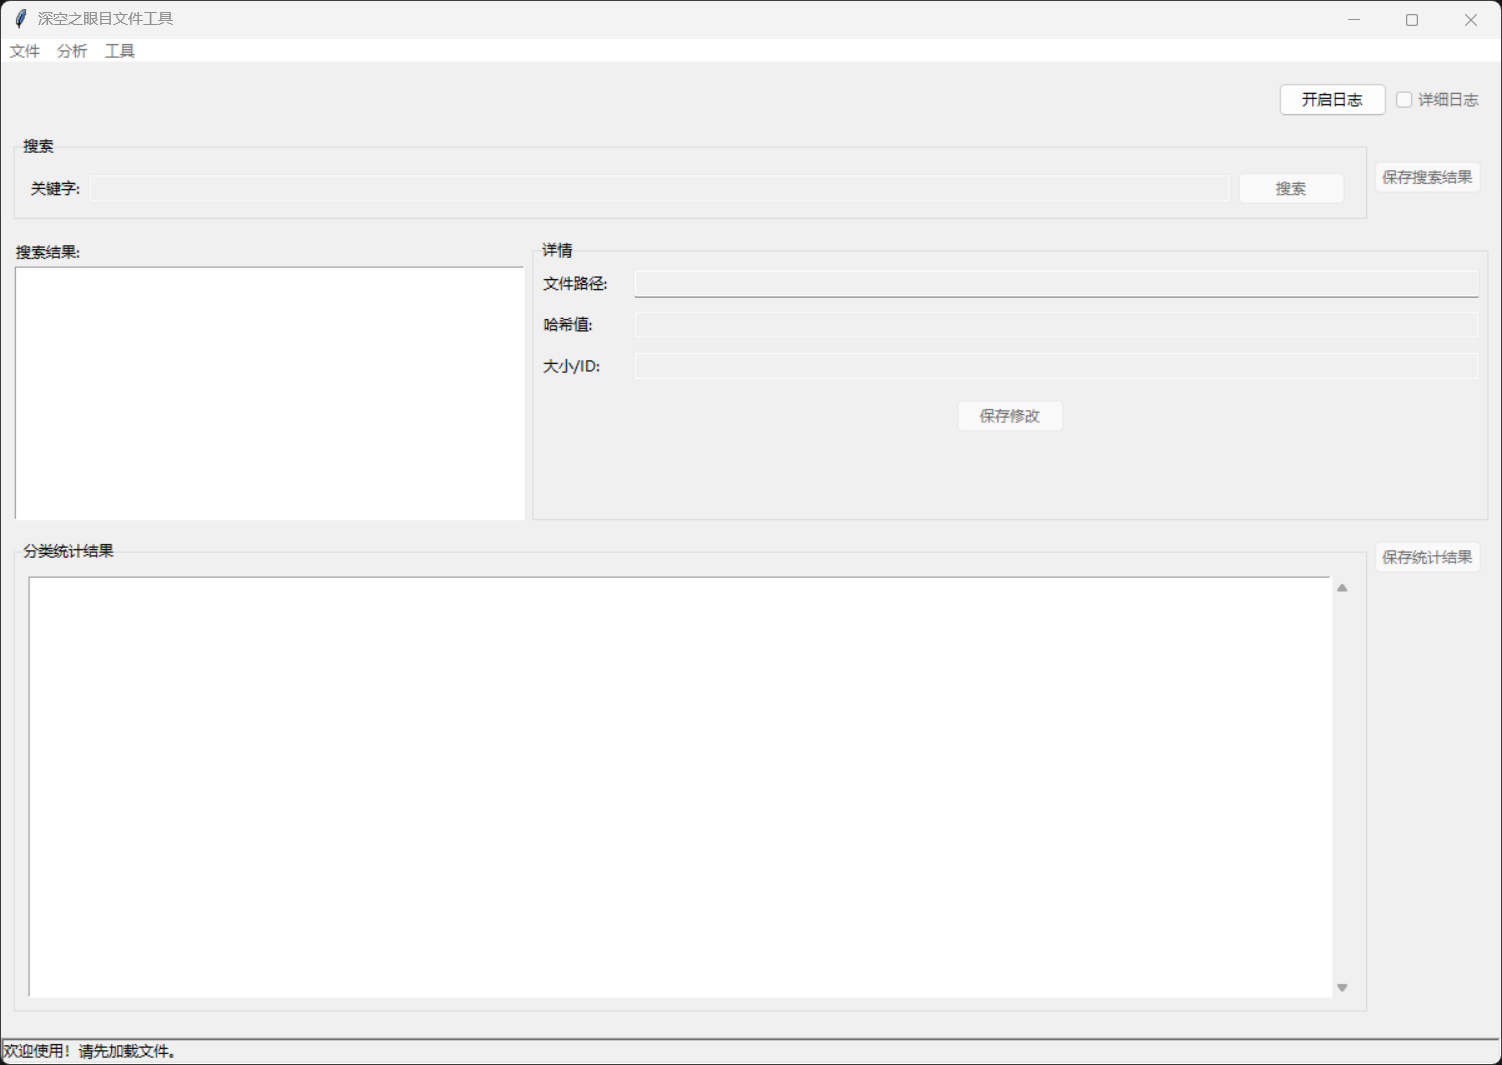

The script that saved this image:
# Copyright (C) 2025
#
# This program is free software: you can redistribute it and/or modify
# it under the terms of the GNU General Public License as published by
# the Free Software Foundation, either version 3 of the License, or
# (at your option) any later version.
#
# This program is distributed in the hope that it will be useful,
# but WITHOUT ANY WARRANTY; without even the implied warranty of
# MERCHANTABILITY or FITNESS FOR A PARTICULAR PURPOSE. See the
# GNU General Public License for more details.
#
# You should have received a copy of the GNU General Public License
# along with this program. If not, see <https://www.gnu.org/licenses/>.


import tkinter as tk
from tkinter import ttk, messagebox, scrolledtext, Toplevel, filedialog, Menu
import json
import dbm
import os
import csv
import shutil
from collections import Counter
from datetime import datetime
import traceback
from pathlib import Path
import threading
import queue
import tempfile

#matplotlib
try:
    import matplotlib.pyplot as plt
    from matplotlib.backends.backend_tkagg import FigureCanvasTkAgg
    MATPLOTLIB_AVAILABLE = True
    plt.rcParams['font.sans-serif'] = ['SimHei', 'Microsoft YaHei']
    plt.rcParams['axes.unicode_minus'] = False
except ImportError:
    MATPLOTLIB_AVAILABLE = False


'''
ljd：https://github.com/AzurLaneTools/ljd/blob/main/setup.py
碧蓝大眼一家亲（bushi）
'''

try:
    from ljd.tools import set_luajit_version, process_folder
    LJD_AVAILABLE = True
except ImportError:
    LJD_AVAILABLE = False

class ProgressWindow(Toplevel):
    #进度条
    def __init__(self, parent, title="加载中"):
        super().__init__(parent)
        self.title(title)
        self.geometry("350x120")
        self.resizable(False, False)
        self.transient(parent)
        self.grab_set()
        self.protocol("WM_DELETE_WINDOW", lambda: None)  # 防误触

        main_frame = ttk.Frame(self, padding=15)
        main_frame.pack(fill='both', expand=True)

        ttk.Label(main_frame, text=title + "，请稍候。").pack(pady=5)
        
        # 模糊进度条
        self.progress = ttk.Progressbar(main_frame, mode='indeterminate', length=300)
        self.progress.pack(pady=10)
        self.progress.start(15)  # 速度

        parent.update_idletasks()
        # 将窗口居中于父窗口
        x = parent.winfo_x() + (parent.winfo_width() / 2) - (self.winfo_width() / 2)
        y = parent.winfo_y() + (parent.winfo_height() / 2) - (self.winfo_height() / 2)
        self.geometry(f"+{int(x)}+{int(y)}")

    def close(self):
        self.grab_release()
        self.destroy()

class CheckbuttonList(tk.Frame):
    def __init__(self, parent, items, **kwargs):
        super().__init__(parent, **kwargs)
        self.vars = []
        control_frame = ttk.Frame(self)
        control_frame.pack(fill='x', pady=2)
        ttk.Button(control_frame, text="全选", command=self.select_all).pack(side='left', padx=5)
        ttk.Button(control_frame, text="全不选", command=self.deselect_all).pack(side='left')
        list_container = ttk.Frame(self)
        list_container.pack(fill='both', expand=True)
        canvas = tk.Canvas(list_container)
        scrollbar = ttk.Scrollbar(list_container, orient="vertical", command=canvas.yview)
        self.scrollable_frame = ttk.Frame(canvas)
        self.scrollable_frame.bind("<Configure>", lambda e: canvas.configure(scrollregion=canvas.bbox("all")))
        canvas.create_window((0, 0), window=self.scrollable_frame, anchor="nw")
        canvas.configure(yscrollcommand=scrollbar.set)
        for item_text, item_value in items:
            var = tk.BooleanVar(value=False)
            self.vars.append(((item_text, item_value), var))
            key_display_text = f"{item_text} ({item_value})"
            ttk.Checkbutton(self.scrollable_frame, text=key_display_text, variable=var).pack(anchor="w", padx=5)
        canvas.pack(side="left", fill="both", expand=True)
        scrollbar.pack(side="right", fill="y")
    def select_all(self):
        for _, var in self.vars:
            var.set(True)
    def deselect_all(self):
        for _, var in self.vars:
            var.set(False)
    def get_checked_items(self):
        return [item_tuple for item_tuple, var in self.vars if var.get()]

class PlottingWindow(Toplevel):
    def __init__(self, parent, analysis_data):
        super().__init__(parent)
        self.title("图表分析（没啥用）")
        self.geometry("1000x700")
        if not MATPLOTLIB_AVAILABLE:
            messagebox.showerror("依赖缺失", "Matplotlib库未安装，无法使用此功能。")
            self.destroy()
            return
        main_pane = ttk.PanedWindow(self, orient=tk.HORIZONTAL)
        main_pane.pack(fill=tk.BOTH, expand=True)
        left_frame = ttk.Frame(main_pane, padding=5)
        ttk.Label(left_frame, text="勾选要分析的类别:").pack(anchor='w', pady=(0, 5))
        self.check_list = CheckbuttonList(left_frame, analysis_data.most_common())
        self.check_list.pack(fill=tk.BOTH, expand=True)
        main_pane.add(left_frame, weight=1)
        right_frame = ttk.Frame(main_pane)
        control_frame = ttk.Frame(right_frame, padding=5)
        control_frame.pack(fill=tk.X)
        ttk.Label(control_frame, text="图表类型:").pack(side=tk.LEFT, padx=5)
        self.plot_type_var = tk.StringVar(value="hbar")
        plot_types = [("饼状图", "pie"), ("垂直条形图", "bar"), ("水平条形图", "hbar"), ("折线图", "line")]
        for text, value in plot_types:
            ttk.Radiobutton(control_frame, text=text, variable=self.plot_type_var, value=value).pack(side=tk.LEFT)
        ttk.Button(control_frame, text="生成图表", command=self.create_plot).pack(side=tk.LEFT, padx=10)
        ttk.Button(control_frame, text="保存图表", command=self.save_chart).pack(side=tk.LEFT, padx=5)
        self.figure = plt.figure()
        self.canvas = FigureCanvasTkAgg(self.figure, master=right_frame)
        self.canvas.get_tk_widget().pack(fill=tk.BOTH, expand=True)
        main_pane.add(right_frame, weight=3)

    def create_plot(self):
        checked_data = self.check_list.get_checked_items()
        if not checked_data:
            messagebox.showwarning("提示", "请至少勾选一个项目。")
            return

        if len(checked_data) > 9:
            top_items = checked_data[:9]
            other_value = sum(item[1] for item in checked_data[9:])
            processed_data = top_items + [("其他", other_value)]
        else:
            processed_data = checked_data

        labels, sizes = [list(t) for t in zip(*processed_data)]
        self.figure.clear()
        ax = self.figure.add_subplot(111)
        plot_type = self.plot_type_var.get()
        if plot_type == "pie":
            ax.pie(sizes, labels=labels, autopct='%1.1f%%', startangle=90, textprops={'fontsize': 9})
            ax.axis('equal')
            ax.set_title("所选类别占比")
        else:
            if plot_type == "bar":
                ax.bar(labels, sizes)
                plt.setp(ax.get_xticklabels(), rotation=45, ha="right")
            elif plot_type == "hbar":
                y_pos = range(len(labels))
                ax.barh(y_pos, sizes)
                ax.set_yticks(y_pos, labels=labels)
                ax.invert_yaxis()
                for i, v in enumerate(sizes):
                    ax.text(v, i, f' {v}', va='center')
            elif plot_type == "line":
                ax.plot(labels, sizes, marker='o')
                plt.setp(ax.get_xticklabels(), rotation=45, ha="right")
            ax.set_ylabel('数量' if plot_type != 'hbar' else '')
            ax.set_xlabel('数量' if plot_type == 'hbar' else '')
            ax.set_title('所选类别数量')
        self.figure.tight_layout()
        self.canvas.draw()

    def save_chart(self):
        if not self.figure.get_axes():
            messagebox.showwarning("提示", "请先生成图表。")
            return
        file_path = filedialog.asksaveasfilename(title="保存图表", defaultextension=".png",
            filetypes=[("PNG", "*.png"), ("JPEG", "*.jpg"), ("SVG", "*.svg"), ("All Files", "*.*")])
        if file_path:
            try:
                self.figure.savefig(file_path, bbox_inches='tight')
                messagebox.showinfo("成功", f"图表已保存至:\n{file_path}")
            except Exception as e:
                messagebox.showerror("保存失败", f"无法保存图表:\n{e}")

class CompareDBWindow(Toplevel):
    def __init__(self, parent, controller):
        super().__init__(parent)
        self.title("对已有比数据库")
        self.geometry("800x600")
        self.controller = controller
        self.other_db_path = tk.StringVar()
        self.compare_mode_var = tk.StringVar(value="added")
        self.compare_results = None
        self.current_mode = None

        main_frame = ttk.Frame(self, padding=10)
        main_frame.pack(fill='both', expand=True)

        # 选择数据控件
        top_frame = ttk.Frame(main_frame)
        top_frame.pack(fill='x', pady=5)
        # 写完后才发现好像反了
        self.select_button = ttk.Button(top_frame, text="选择对比库 (新版)", command=self._select_db)
        self.select_button.pack(side='left', padx=5)
        ttk.Entry(top_frame, textvariable=self.other_db_path, state='readonly').pack(side='left', fill='x', expand=True)
        action_frame = ttk.Frame(main_frame)
        action_frame.pack(fill='x', pady=5)
        #模式选择
        mode_frame = ttk.LabelFrame(action_frame, text="对比模式 (当前加载的库为“旧版”)")
        mode_frame.pack(side='left', padx=5, pady=5)
        
        modes = [
            ("新版新增 (新版有, 旧版无)", "added"),
            ("旧版移除 (旧版有, 新版无)", "removed"),
            ("哈希变更 (双版皆有, 内容不同)", "changed")
        ]
        for text, mode in modes:
            ttk.Radiobutton(mode_frame, text=text, variable=self.compare_mode_var, value=mode).pack(anchor='w', padx=5, pady=1)

        self.compare_button = ttk.Button(action_frame, text="开始对比", command=self._start_compare_task, state='disabled')
        self.compare_button.pack(side='left', padx=10, expand=True, fill='y')
        self.results_frame = ttk.LabelFrame(main_frame, text="对比结果")
        self.results_frame.pack(fill='both', expand=True, pady=10)
        
        self.results_text = scrolledtext.ScrolledText(self.results_frame, wrap=tk.WORD, state='disabled')
        self.results_text.pack(fill='both', expand=True, padx=2, pady=2)
        
        #保存
        self.save_button = ttk.Button(main_frame, text="保存对比结果", command=self._save_results, state='disabled')
        self.save_button.pack(pady=5)

    def _select_db(self):
        db_path = filedialog.askopenfilename(
            title="选择要对比的数据库文件 (新版)", 
            filetypes=[("DBM Database", "*.dbm;*.db"), ("All Files", "*.*")]
        )
        if db_path:
            self.other_db_path.set(db_path)
            self.compare_button.config(state='normal')

    def _start_compare_task(self):
        # 当前加载->旧版
        main_db_path = self.controller.db_file_path 
        other_db_path = self.other_db_path.get()
        
        if not main_db_path or not other_db_path:
            messagebox.showerror("错误", "请选择数据库")
            return
        if os.path.abspath(main_db_path) == os.path.abspath(other_db_path):
            messagebox.showerror("错误", "不能和自己比。")
            return

        selected_mode = self.compare_mode_var.get()
        self.current_mode = selected_mode

        # 防误触
        self.compare_button.config(state='disabled')
        self.select_button.config(state='disabled')
        self.save_button.config(state='disabled')
        self.controller.status_var.set(f"正在对比数据库 ({selected_mode})...")
        
        # 结果
        title_map = {
            "added": "对比结果 - 新增项",
            "removed": "对比结果 - 移除项",
            "changed": "对比结果 - 哈希变更项"
        }
        new_title = title_map.get(selected_mode, "对比结果")
        self.results_frame.config(text=new_title)

        self.controller._run_task(
            task=lambda: self._compare_dbs_worker(main_db_path, other_db_path, selected_mode),
            on_done=self._on_compare_done
        )

    def _compare_dbs_worker(self, main_db_path, other_db_path, mode):
        def _read_db(path):
            data = {}
            with dbm.open(path, 'r') as db:
                for k in db.keys():
                    if not k.startswith(b'__'):
                        data[k.decode('utf-8')] = db[k].decode('utf-8')
            return data
            
        def _get_hash(value_str):
            try:
                return value_str.split('|', 1)[0]
            except (IndexError, AttributeError):
                return "N/A"

        old_data = _read_db(main_db_path)
        new_data = _read_db(other_db_path)
        
        old_keys = set(old_data.keys())
        new_keys = set(new_data.keys())

        if mode == "added":
            # 存在于新版，但不存在于旧版
            result_keys = new_keys - old_keys
            return sorted(list(result_keys))
        
        elif mode == "removed":
            # 存在于旧版，但不存在于新版
            result_keys = old_keys - new_keys
            return sorted(list(result_keys))

        elif mode == "changed":
            # 同时存在，但哈希值不同
            common_keys = old_keys & new_keys
            changed_items = []
            for key in common_keys:
                old_hash = _get_hash(old_data.get(key))
                new_hash = _get_hash(new_data.get(key))
                if old_hash != new_hash:
                    changed_items.append((key, old_hash, new_hash))
            return sorted(changed_items, key=lambda x: x[0])

        return []

    def _on_compare_done(self, result):
        self.compare_button.config(state='normal')
        self.select_button.config(state='normal')
        
        if isinstance(result, Exception):
            self.controller._handle_error("对比数据库时出错", result)
            self.controller.status_var.set("对比失败。")
            return

        self.compare_results = result
        self.results_text.config(state='normal')
        self.results_text.delete('1.0', tk.END)

        if not self.compare_results:
            self.results_text.insert('1.0', "对比完成，未发现符合条件的项目。")
            self.controller.status_var.set("对比完成，未发现符合条件的项目。")
        else:
            count = len(self.compare_results)
            output = ""
            status_msg = ""
            if self.current_mode == "added":
                status_msg = f"对比完成，发现 {count} 个新增项。"
                output = f"{status_msg}\n\n" + "\n".join(self.compare_results)
            elif self.current_mode == "removed":
                status_msg = f"对比完成，发现 {count} 个移除项。"
                output = f"{status_msg}\n\n" + "\n".join(self.compare_results)
            elif self.current_mode == "changed":
                status_msg = f"对比完成，发现 {count} 个哈希变更项。"
                output = f"{status_msg}\n\n"
                for path, old_h, new_h in self.compare_results:
                    output += f"{path}\n  旧哈希: {old_h}\n  新哈希: {new_h}\n\n"
            
            self.results_text.insert('1.0', output)
            self.save_button.config(state='normal')
            self.controller.status_var.set(status_msg)
            self.controller._log(f"数据库对比 ({self.current_mode}) 完成: {status_msg}")
            
        self.results_text.config(state='disabled')
    
    def _save_results(self):
        if not self.compare_results:
            messagebox.showwarning("提示", "没有可保存的对比结果。")
            return
        
        file_path = filedialog.asksaveasfilename(
            title="保存对比结果",
            defaultextension=".txt",
            filetypes=[("Text files", "*.txt"), ("CSV files", "*.csv"), ("All Files", "*.*")]
        )
        if not file_path:
            return

        try:
            is_csv = file_path.lower().endswith('.csv')
            with open(file_path, 'w', newline='', encoding='utf-8-sig' if is_csv else 'utf-8') as f:
                if is_csv:
                    writer = csv.writer(f)
                    if self.current_mode in ["added", "removed"]:
                        writer.writerow(['path'])
                        for item in self.compare_results:
                            writer.writerow([item])
                    elif self.current_mode == "changed":
                        writer.writerow(['path', 'old_hash', 'new_hash'])
                        writer.writerows(self.compare_results)
                else: # TXT
                    f.write(self.results_text.get('1.0', tk.END))

            messagebox.showinfo("成功", f"结果已保存至:\n{file_path}")
            self.controller._log(f"对比结果已保存至: {file_path}")
        except Exception as e:
            self.controller._handle_error("保存结果失败", e)

class DirectoryExplorerWindow(Toplevel):
    def __init__(self, parent, controller):
        super().__init__(parent)
        self.title("目录浏览器 (懒加载)")
        self.geometry("800x600")
        self.controller = controller
        
        container = ttk.Frame(self)
        container.pack(fill='both', expand=True)
        
        self.tree = ttk.Treeview(container, show="tree headings")
        self.tree.heading("#0", text="资源路径", anchor='w')
        
        scrollbar = ttk.Scrollbar(container, orient="vertical", command=self.tree.yview)
        self.tree.configure(yscrollcommand=scrollbar.set)
        
        scrollbar.pack(side='right', fill='y')
        self.tree.pack(side='left', fill='both', expand=True)
        
        self.tree.bind("<<TreeviewOpen>>", self._on_tree_open)
        self.tree.bind("<Button-3>", self._show_context_menu)
        
        self.context_menu = Menu(self, tearoff=0)
        self.context_menu.add_command(label="显示详情", command=self._display_selected_details)
        
        self.path_map = None
        self._start_populating_tree()

    def _start_populating_tree(self):
        if not self.controller.db_file_path:
            messagebox.showerror("错误", "没有加载数据库。")
            self.destroy()
            return
            
        self.tree.insert("", "end", "loading", text="正在加载目录结构，请稍候...")
        self.controller._run_task(
            task=self._build_path_map_worker,
            on_done=self._on_path_map_built
        )

    def _build_path_map_worker(self):
        path_map = {'': []}
        all_paths = []
        with dbm.open(self.controller.db_file_path, 'r') as db:
            all_paths = [key.decode('utf-8') for key in db.keys() if not key.startswith(b'__')]

        all_dirs = set()
        for path in all_paths:
            parts = path.split('/')
            for i in range(1, len(parts)):
                all_dirs.add('/'.join(parts[:i]))

        for dir_path in sorted(all_dirs):
            parent, child = os.path.split(dir_path)
            if parent not in path_map:
                path_map[parent] = []
            if child not in path_map[parent]:
                path_map[parent].append(child)

        for path in all_paths:
            parent, child = os.path.split(path)
            if parent not in path_map:
                path_map[parent] = []
            if child not in path_map[parent]:
                 path_map[parent].append(child)
        
        return path_map


    def _on_path_map_built(self, result):
        #无法加载修复
        self.tree.delete("loading")
        if isinstance(result, Exception):
            messagebox.showerror("数据库错误", f"无法浏览数据库：\n{result}")
            self.destroy()
            return
        
        self.path_map = result
        self._populate_node('')

    def _populate_node(self, parent_id):
        parent_path = self._get_full_path(parent_id)
        
        children = self.tree.get_children(parent_id)
        for child in children:
            if self.tree.item(child, 'text') == "DUMMY":
                self.tree.delete(child)

        if parent_path in self.path_map:
            for name in sorted(self.path_map[parent_path]):
                full_child_path = os.path.join(parent_path, name).replace("\\", "/")
                is_folder = full_child_path in self.path_map
                
                item_id = self.tree.insert(parent_id, 'end', text=name, 
                                           tags=('folder' if is_folder else 'file',))
                if is_folder:
                    self.tree.insert(item_id, 'end', text="DUMMY")

    def _on_tree_open(self, event):
        item_id = self.tree.focus()
        if item_id:
            self._populate_node(item_id)
            
    def _get_full_path(self, iid):
        if not iid:
            return ''
        path_parts = [self.tree.item(iid, "text")]
        parent_iid = self.tree.parent(iid)
        while parent_iid:
            path_parts.insert(0, self.tree.item(parent_iid, "text"))
            parent_iid = self.tree.parent(parent_iid)
        return "/".join(path_parts)

    def _show_context_menu(self, event):
        iid = self.tree.identify_row(event.y)
        if iid:
            self.tree.selection_set(iid)
            self.context_menu.post(event.x_root, event.y_root)

    def _display_selected_details(self):
        #在树中显示详情
        selected_iid = self.tree.selection()
        if not selected_iid:
            return
        selected_iid = selected_iid[0]
        full_path = self._get_full_path(selected_iid)
        is_folder = 'folder' in self.tree.item(selected_iid, 'tags')
        
        if is_folder:
            children = self.path_map.get(full_path, [])
            subfolders = sum(1 for c in children if os.path.join(full_path, c).replace("\\", "/") in self.path_map)
            files = len(children) - subfolders
            details = (f"目录路径:\n{full_path}\n\n"
                       f"包含 (直接子项):\n"
                       f"  - 子目录: {subfolders}\n"
                       f"  - 文件: {files}")
            self.controller.display_text_details(details)
        else:
            self.controller.display_asset_details(full_path)


class UnityFSStripperWindow(Toplevel):
    # 窗口工具
    def __init__(self, parent, controller):
        super().__init__(parent)
        self.title("UnityFS 空字节擦除")
        self.geometry("600x450")
        self.controller = controller
        self.source_dir = tk.StringVar()
        self.dest_dir = tk.StringVar()
        
        main_frame = ttk.Frame(self, padding=10)
        main_frame.pack(fill='both', expand=True)
        
        path_frame = ttk.Frame(main_frame)
        path_frame.pack(fill='x', pady=5)
        self.source_button = ttk.Button(path_frame, text="选择源目录", command=self._select_source)
        self.source_button.grid(row=0, column=0, padx=5, pady=2, sticky='w')
        ttk.Entry(path_frame, textvariable=self.source_dir, state='readonly').grid(row=0, column=1, sticky='ew', padx=5)
        self.dest_button = ttk.Button(path_frame, text="选择目标目录", command=self._select_dest)
        self.dest_button.grid(row=1, column=0, padx=5, pady=2, sticky='w')
        ttk.Entry(path_frame, textvariable=self.dest_dir, state='readonly').grid(row=1, column=1, sticky='ew', padx=5)
        path_frame.columnconfigure(1, weight=1)
        
        self.start_button = ttk.Button(main_frame, text="开始处理", command=self._start_processing_task)
        self.start_button.pack(pady=10)
        
        self.progress_var = tk.DoubleVar()
        self.progressbar = ttk.Progressbar(main_frame, variable=self.progress_var, maximum=100)
        self.progressbar.pack(fill='x', pady=5)
        
        log_frame = ttk.LabelFrame(main_frame, text="处理日志")
        log_frame.pack(fill='both', expand=True, pady=(5,0))
        self.log_text = scrolledtext.ScrolledText(log_frame, wrap=tk.WORD, state='disabled')
        self.log_text.pack(fill='both', expand=True, padx=2, pady=2)

    def _select_source(self):
        self.source_dir.set(filedialog.askdirectory(title="选择包含UnityFS文件的源目录"))
    def _select_dest(self):
        self.dest_dir.set(filedialog.askdirectory(title="选择保存处理后文件的目标目录"))
        
    def _log_message(self, message):
        self.log_text.config(state='normal')
        self.log_text.insert(tk.END, message)
        self.log_text.see(tk.END)
        self.log_text.config(state='disabled')
        self.update_idletasks()

    def _update_progress(self, value):
        self.progress_var.set(value)

    def _set_ui_state(self, is_running):
        state = 'disabled' if is_running else 'normal'
        self.start_button.config(state=state)
        self.source_button.config(state=state)
        self.dest_button.config(state=state)

    def _start_processing_task(self):
        source, dest = self.source_dir.get(), self.dest_dir.get()
        if not source or not dest:
            messagebox.showerror("错误", "请先选择源目录和目标目录。")
            return
        if os.path.abspath(source) == os.path.abspath(dest):
            messagebox.showerror("错误", "源目录和目标目录不能相同。")
            return
            
        self._set_ui_state(True)
        self.log_text.config(state='normal')
        self.log_text.delete('1.0', tk.END)
        self.log_text.config(state='disabled')
        self.progress_var.set(0)

        version_str = self.luajit_version.get()
        self.controller._log("LuaJIT 工具：开始处理。")
        self._log_message(f"源目录: {source}\n目标目录: {dest}\nLuaJIT版本: {version_str}\n" + "="*40 + "\n")
        self.controller._run_task(
            task=lambda progress_queue: self._process_files_worker(source, dest, version_str, progress_queue=progress_queue),
            on_done=self._on_processing_done,
            on_progress=self._handle_progress
        )

    def _handle_progress(self, progress_data):
        msg_type, payload = progress_data
        if msg_type == 'log':
            self._log_message(payload)
        elif msg_type == 'progress':
            self._update_progress(payload)

    def _process_files_worker(self, source, dest, version_str, progress_queue=None):
        temp_dir = tempfile.mkdtemp(prefix="ljd_")
        try:
            processed_count, skipped_count, error_count = 0, 0, 0
            HEADER = b'\x1B\x4C\x4A'

            progress_queue.put(('log', "预处理Lua字节码文件...\n"))
            
            all_files_to_process = []
            for input_root_str, _, files in os.walk(source):
                for file in files:
                    all_files_to_process.append(os.path.join(input_root_str, file))
            
            total_files = len(all_files_to_process)
            for i, input_path_str in enumerate(all_files_to_process):
                input_path = Path(input_path_str)
                relative_path = input_path.relative_to(source)
                temp_output_path = Path(temp_dir) / relative_path
                temp_output_path.parent.mkdir(parents=True, exist_ok=True)
                
                try:
                    progress_queue.put(('log', f"  - 预处理: {input_path.name} ... "))
                    with open(input_path, 'rb') as f_in:
                        content = f_in.read()
                    
                    index = content.find(HEADER)
                    if index != -1:
                        cleaned_bytes = content[index:].rstrip(b'\x00')
                        with open(temp_output_path, 'wb') as f_out:
                            f_out.write(cleaned_bytes)
                        progress_queue.put(('log', "完成\n"))
                        processed_count += 1
                    else:
                        progress_queue.put(('log', "跳过 (未找到LuaJIT头)\n"))
                        skipped_count += 1
                except Exception as e:
                    progress_queue.put(('log', f"失败 ({e})\n"))
                    self.controller._log(f"LuaJIT工具预处理'{input_path.name}'失败: {e}")
                    error_count += 1
                
                if total_files > 0:
                    progress_queue.put(('progress', (i + 1) / total_files * 50))

            progress_queue.put(('log', f"\n完成。 " f"预处理: {processed_count}, 跳过: {skipped_count}, 失败: {error_count}\n" + "="*40 + "\n"))
            
            decompiled_count, failed_count = 0, 0
            progress_queue.put(('progress', 100))
            return True
        finally:
            shutil.rmtree(temp_dir, ignore_errors=True)
            progress_queue.put(('log', "\n临时文件已清理。\n"))

    def _on_processing_done(self, result):
        self._set_ui_state(False)
        self.progress_var.set(100)
        
        if isinstance(result, Exception):
            messagebox.showerror("处理中断", f"发生严重错误: {result}")
            self.controller._log(f"UnityFS工具：处理中断 - {result}")
            return
            
        processed_count, skipped_count, error_count = result
        summary = (f"\n处理完成。\n"
                   f"成功: {processed_count}\n"
                   f"跳过: {skipped_count}\n"
                   f"失败: {error_count}")
        self._log_message("="*40 + summary)
        self.controller._log(f"UnityFS工具：{summary.strip()}")

class LuaJITDecompilerWindow(Toplevel):
    def __init__(self, parent, controller):
        super().__init__(parent)
        self.title("LuaJIT 工具")
        self.geometry("700x550")
        self.controller = controller

        if not LJD_AVAILABLE:
            messagebox.showerror("依赖缺失", "ljd库未安装，无法使用此功能。")
            self.destroy()
            return
        
        self.source_dir = tk.StringVar()
        self.dest_dir = tk.StringVar()
        self.luajit_version = tk.StringVar(value="2.1")
        
        main_frame = ttk.Frame(self, padding=10)
        main_frame.pack(fill='both', expand=True)

        path_frame = ttk.Frame(main_frame)
        path_frame.pack(fill='x', pady=5)
        
        self.source_button = ttk.Button(path_frame, text="选择源目录 (Lua字节码)", command=self._select_source)
        self.source_button.grid(row=0, column=0, padx=5, pady=2, sticky='w')
        ttk.Entry(path_frame, textvariable=self.source_dir, state='readonly').grid(row=0, column=1, sticky='ew', padx=5)
        
        self.dest_button = ttk.Button(path_frame, text="选择目标目录 (Lua源码)", command=self._select_dest)
        self.dest_button.grid(row=1, column=0, padx=5, pady=2, sticky='w')
        ttk.Entry(path_frame, textvariable=self.dest_dir, state='readonly').grid(row=1, column=1, sticky='ew', padx=5)
        
        ttk.Label(path_frame, text="LuaJIT 版本:").grid(row=2, column=0, padx=5, pady=5, sticky='w')
        self.version_combo = ttk.Combobox(path_frame, textvariable=self.luajit_version, values=["2.1", "2.0"], state="readonly")
        self.version_combo.grid(row=2, column=1, padx=5, sticky='w')
        path_frame.columnconfigure(1, weight=1)

        self.start_button = ttk.Button(main_frame, text="开始处理", command=self._start_processing_task)
        self.start_button.pack(pady=10)
        
        self.progress_var = tk.DoubleVar()
        self.progressbar = ttk.Progressbar(main_frame, variable=self.progress_var, maximum=100)
        self.progressbar.pack(fill='x', pady=5)

        log_frame = ttk.LabelFrame(main_frame, text="处理日志")
        log_frame.pack(fill='both', expand=True, pady=(5,0))
        self.log_text = scrolledtext.ScrolledText(log_frame, wrap=tk.WORD, state='disabled')
        self.log_text.pack(fill='both', expand=True, padx=2, pady=2)
    
    def _select_source(self):
        self.source_dir.set(filedialog.askdirectory(title="选择包含Lua字节码文件的源目录"))
    
    def _select_dest(self):
        self.dest_dir.set(filedialog.askdirectory(title="选择保存Lua源码的目标目录"))

    def _log_message(self, message):
        self.log_text.config(state='normal')
        self.log_text.insert(tk.END, message)
        self.log_text.see(tk.END)
        self.log_text.config(state='disabled')
        self.update_idletasks()

    def _update_progress(self, value):
        self.progress_var.set(value)

    def _set_ui_state(self, is_running):
        state = 'disabled' if is_running else 'normal'
        for widget in [self.start_button, self.source_button, self.dest_button, self.version_combo]:
            widget.config(state=state)

    def _start_processing_task(self):
        source, dest = self.source_dir.get(), self.dest_dir.get()
        if not source or not dest:
            messagebox.showerror("错误", "请先选择源目录和目标目录。")
            return
        if os.path.abspath(source) == os.path.abspath(dest):
            messagebox.showerror("错误", "源目录和目标目录不能相同。")
            return
            
        self._set_ui_state(True)
        self.log_text.config(state='normal')
        self.log_text.delete('1.0', tk.END)
        self.log_text.config(state='disabled')
        self.progress_var.set(0)

        version_str = self.luajit_version.get()
        self.controller._log("LuaJIT 工具：开始处理。")
        self._log_message(f"源目录: {source}\n目标目录: {dest}\nLuaJIT版本: {version_str}\n" + "="*40 + "\n")
        self.controller._run_task(
            task=lambda progress_queue: self._process_files_worker(source, dest, version_str, progress_queue=progress_queue),
            on_done=self._on_processing_done,
            on_progress=self._handle_progress
        )

    def _handle_progress(self, progress_data):
        msg_type, payload = progress_data
        if msg_type == 'log':
            self._log_message(payload)
        elif msg_type == 'progress':
            self._update_progress(payload)

    def _process_files_worker(self, source, dest, version_str, progress_queue=None):
        #代码来自 https://github.com/unk35h/TextDumpScripts_ag/blob/main/LuaDecode.py
        temp_dir = tempfile.mkdtemp(prefix="ljd_preprocessed_")
        try:
            processed_count, skipped_count, error_count = 0, 0, 0
            HEADER = b'\x1B\x4C\x4A'

            progress_queue.put(('log', "步骤 1/2: 预处理Lua字节码文件...\n"))
            
            all_files = []
            for input_root_str, _, files in os.walk(source):
                for file in files:
                    all_files.append((Path(input_root_str), file))
            
            total_files = len(all_files)

            for i, (input_root, file) in enumerate(all_files):
                relative_dir = input_root.relative_to(source)
                temp_output_root = Path(temp_dir) / relative_dir
                temp_output_root.mkdir(parents=True, exist_ok=True)
                input_path = input_root / file
                
                try:
                    progress_queue.put(('log', f"  - 预处理: {file} ... "))
                    with open(input_path, 'rb') as f_in:
                        content = f_in.read()
                    
                    index = content.find(HEADER)
                    if index != -1:
                        cleaned_bytes = content[index:].rstrip(b'\x00')

                        temp_path = temp_output_root / file
                        with open(temp_path, 'wb') as f_out:
                            f_out.write(cleaned_bytes)
                        progress_queue.put(('log', "完成\n"))
                        processed_count += 1
                    else:
                        progress_queue.put(('log', "跳过 (未找到LuaJIT头)\n"))
                        skipped_count += 1
                except Exception as e:
                    progress_queue.put(('log', f"失败 ({e})\n"))
                    self.controller._log(f"LuaJIT工具预处理'{file}'失败: {e}")
                    error_count += 1
                
                if total_files > 0:
                    # 预处理占总进度的 50%
                    progress_queue.put(('progress', (i + 1) / total_files * 50))

            progress_queue.put(('log', f"\n预处理完成。 " f"处理: {processed_count}, 跳过: {skipped_count}, 失败: {error_count}\n" + "="*40 + "\n"))
            

            progress_queue.put(('log', "步骤 2/2: 开始反编译...\n"))
            try:
                version_int = int(version_str.replace('.', ''))
                set_luajit_version(version_int)
                progress_queue.put(('log', f"已设置 LuaJIT 版本为: {version_str}\n"))
            except (ValueError, TypeError) as e:
                raise ValueError(f"无效的LuaJIT版本字符串: {version_str}") from e

            progress_queue.put(('log', f"正在从临时目录反编译到: {dest}\n"))
            decompiled_count, failed_count = process_folder(temp_dir, dest)
            
            progress_queue.put(('log', f"反编译完成。成功: {decompiled_count}, 失败: {failed_count}\n"))
            progress_queue.put(('progress', 100)) # 完成所有工作

            return (processed_count, skipped_count, error_count, decompiled_count, failed_count)

        finally:
            # 确保无论成功还是失败，临时目录都会被清理
            shutil.rmtree(temp_dir, ignore_errors=True)
            progress_queue.put(('log', "\n临时文件已清理。\n"))

    def _on_processing_done(self, result):
        #ai大哥力作
        self._set_ui_state(False)
        self.progress_var.set(100)
        
        if isinstance(result, Exception):
            error_msg = f"\n处理中断，发生严重错误: {result}"
            self._log_message(error_msg)
            messagebox.showerror("处理中断", error_msg)
            self.controller._log(f"LuaJIT工具：处理中断 - {result}")
            traceback.print_exc()
        else:
            # 解包从 worker 返回的详细结果
            processed, skipped, pre_errors, decompiled, failed = result
            
            summary = (
                "预处理阶段:\n"
                f"  - 成功处理文件: {processed}\n"
                f"  - 跳过 (无头): {skipped}\n"
                f"  - 发生错误: {pre_errors}\n"
                "--------------------------\n"
                "反编译阶段 (ljd):\n"
                f"  - 成功反编译: {decompiled}\n"
                f"  - 反编译失败: {failed}\n"
                "=========================="
            )
            
            self._log_message(summary)
            self.controller._log(f"LuaJIT工具：处理完成。{summary.replace('\n', ' ')}")
            messagebox.showinfo("处理完成", "所有步骤已完成，请查看日志获取详细报告。")

class AssetAnalyzerApp:
    def __init__(self, master):
        self.master = master
        master.title("深空之眼目文件工具")
        master.geometry("1200x800")
        
        self.db_file_path = None
        self.analysis_data = None
        self.logging_enabled = False
        self.log_file = None
        self.detailed_log_var = tk.BooleanVar(value=False)
        self.current_selected_path = None
        self.task_queue = queue.Queue()
        self.progress_window = None
        
        self._setup_ui()
        self._update_ui_state()
        self._process_queue()
        self._log("应用程序启动。")

    def _setup_ui(self):
        self.status_var = tk.StringVar(value="欢迎使用！请先加载文件。")
        ttk.Label(self.master, textvariable=self.status_var, relief=tk.SUNKEN, anchor=tk.W).pack(side=tk.BOTTOM, fill=tk.X)
        self._setup_menu()
        main_frame = ttk.Frame(self.master, padding="10")
        main_frame.pack(fill=tk.BOTH, expand=True)
        top_frame = ttk.Frame(main_frame)
        top_frame.pack(fill=tk.X, pady=5)
        log_frame = ttk.Frame(top_frame)
        log_frame.pack(side=tk.RIGHT)
        self.log_button = ttk.Button(log_frame, text="开启日志", command=self.toggle_logging)
        self.log_button.pack(side=tk.LEFT)
        self.detailed_log_check = ttk.Checkbutton(log_frame, text="详细日志", variable=self.detailed_log_var)
        self.detailed_log_check.pack(side=tk.LEFT, padx=5)
        
        search_frame_container = ttk.Frame(main_frame)
        search_frame_container.pack(fill=tk.X, pady=10)
        search_frame = ttk.LabelFrame(search_frame_container, text="搜索", padding="10")
        search_frame.pack(fill=tk.X, expand=True, side=tk.LEFT)
        ttk.Label(search_frame, text="关键字:").pack(side=tk.LEFT, padx=(0, 5))
        self.search_var = tk.StringVar()
        self.search_entry = ttk.Entry(search_frame, textvariable=self.search_var, width=50)
        self.search_entry.pack(side=tk.LEFT, fill=tk.X, expand=True)
        self.search_button = ttk.Button(search_frame, text="搜索", command=self.search_assets)
        self.search_button.pack(side=tk.LEFT, padx=5)
        self.save_search_button = ttk.Button(search_frame_container, text="保存搜索结果", command=self.save_search_results)
        self.save_search_button.pack(side=tk.RIGHT, padx=5, anchor='e')
        
        results_frame = ttk.PanedWindow(main_frame, orient=tk.HORIZONTAL)
        results_frame.pack(fill=tk.BOTH, expand=True, pady=5)
        
        list_container = ttk.Frame(results_frame)
        ttk.Label(list_container, text="搜索结果:").pack(anchor=tk.W)
        self.listbox = tk.Listbox(list_container)
        self.listbox.pack(fill=tk.BOTH, expand=True)
        self.listbox.bind("<<ListboxSelect>>", self.on_listbox_select)
        results_frame.add(list_container, weight=1)
        
        detail_container = ttk.Frame(results_frame)
        detail_label_frame = ttk.LabelFrame(detail_container, text="详情")
        detail_label_frame.pack(fill='both', expand=True)
        
        self.detail_path_var = tk.StringVar()
        self.detail_hash_var = tk.StringVar()
        self.detail_size_var = tk.StringVar()

        path_frame = ttk.Frame(detail_label_frame, padding=5)
        path_frame.pack(fill='x')
        ttk.Label(path_frame, text="文件路径:", width=10).pack(side='left')
        ttk.Entry(path_frame, textvariable=self.detail_path_var, state='readonly').pack(fill='x', expand=True)
        
        hash_frame = ttk.Frame(detail_label_frame, padding=5)
        hash_frame.pack(fill='x')
        ttk.Label(hash_frame, text="哈希值:", width=10).pack(side='left')
        self.hash_entry = ttk.Entry(hash_frame, textvariable=self.detail_hash_var)
        self.hash_entry.pack(fill='x', expand=True)

        size_frame = ttk.Frame(detail_label_frame, padding=5)
        size_frame.pack(fill='x')
        ttk.Label(size_frame, text="大小/ID:", width=10).pack(side='left')
        self.size_entry = ttk.Entry(size_frame, textvariable=self.detail_size_var)
        self.size_entry.pack(fill='x', expand=True)
        
        self.save_mod_button = ttk.Button(detail_label_frame, text="保存修改", command=self.save_modification)
        self.save_mod_button.pack(pady=10)

        results_frame.add(detail_container, weight=2)
        
        analysis_frame_container = ttk.Frame(main_frame)
        analysis_frame_container.pack(fill=tk.BOTH, expand=True, pady=10)
        analysis_frame = ttk.LabelFrame(analysis_frame_container, text="分类统计结果", padding="10")
        analysis_frame.pack(fill=tk.BOTH, expand=True, side=tk.LEFT)
        self.analysis_text = scrolledtext.ScrolledText(analysis_frame, wrap=tk.WORD, state='disabled')
        self.analysis_text.pack(fill=tk.BOTH, expand=True)
        self.save_analysis_button = ttk.Button(analysis_frame_container, text="保存统计结果", command=self.save_analysis_results)
        self.save_analysis_button.pack(side=tk.RIGHT, padx=5, anchor='ne')

    def _setup_menu(self):
        self.menubar = Menu(self.master)
        self.master.config(menu=self.menubar)
        self.file_menu = Menu(self.menubar, tearoff=0)
        self.menubar.add_cascade(label="文件", menu=self.file_menu)
        self.file_menu.add_command(label="从JSON加载/重建...", command=self.load_from_json)
        self.file_menu.add_command(label="直接加载数据库...", command=self.load_from_db)
        self.file_menu.add_command(label="导出为JSON...", command=self.export_to_json)
        self.merge_menu = Menu(self.file_menu, tearoff=0)
        self.merge_menu.add_command(label="从JSON合并...", command=self._merge_from_json)
        self.merge_menu.add_command(label="从DBM合并...", command=self._merge_from_dbm)
        self.file_menu.add_cascade(label="合并数据", menu=self.merge_menu)
        self.file_menu.add_separator()
        self.file_menu.add_command(label="退出", command=self.master.quit)
        self.analysis_menu = Menu(self.menubar, tearoff=0)
        self.menubar.add_cascade(label="分析", menu=self.analysis_menu)
        self.analysis_menu.add_command(label="目录浏览器", command=self.show_explorer_window)
        self.analysis_menu.add_command(label="可视化分析", command=self.show_visualization_window)
        
        self.tools_menu = Menu(self.menubar, tearoff=0)
        self.menubar.add_cascade(label="工具", menu=self.tools_menu)
        self.tools_menu.add_command(label="UnityFS 抹除工具...", command=self.show_stripper_tool)
        self.tools_menu.add_command(label="LuaJIT 工具...", command=self.show_luajit_decompiler_window)
        self.tools_menu.add_command(label="对比数据库...", command=self.show_compare_db_window)

    def _run_task(self, task, on_done, on_progress=None):
        progress_queue = queue.Queue() if on_progress else None
        
        def task_wrapper():
            try:
                result = task() if not on_progress else task(progress_queue=progress_queue)
                self.task_queue.put(('done', on_done, result))
            except Exception as e:
                self.task_queue.put(('done', on_done, e))

        if on_progress:
            def progress_checker():
                try:
                    while not progress_queue.empty():
                        msg = progress_queue.get_nowait()
                        self.task_queue.put(('progress', on_progress, msg))
                    self.master.after(100, progress_checker)
                except queue.Empty:
                    pass
            self.master.after(100, progress_checker)

        thread = threading.Thread(target=task_wrapper)
        thread.daemon = True
        thread.start()

    def _process_queue(self):
        try:
            while not self.task_queue.empty():
                msg_type, handler, data = self.task_queue.get_nowait()
                if msg_type == 'done':
                    handler(data)
                elif msg_type == 'progress':
                    handler(data)
        finally:
            self.master.after(100, self._process_queue)

    def _log(self, message):
        if self.logging_enabled and self.log_file and not self.log_file.closed:
            timestamp = datetime.now().strftime("%Y-%m-%d %H:%M:%S")
            try:
                self.log_file.write(f"[{timestamp}] {message}\n")
                self.log_file.flush()
            except Exception as e:
                print(f"日志写入失败: {e}")

    def toggle_logging(self):
        try:
            if self.logging_enabled:
                self._log("日志记录已停止。")
                if self.log_file: self.log_file.close()
                self.log_file = None
                self.logging_enabled = False
                self.log_button.config(text="开启日志")
                self.status_var.set("日志功能已关闭。")
            else:
                log_dir = "logs"
                if not os.path.exists(log_dir): os.makedirs(log_dir)
                filename = os.path.join(log_dir, f"log_{datetime.now().strftime('%Y%m%d_%H%M%S')}.txt")
                self.log_file = open(filename, 'w', encoding='utf-8')
                self.logging_enabled = True
                self.log_button.config(text="关闭日志")
                self.status_var.set(f"日志已开启: {os.path.basename(filename)}")
                self._log("日志记录已启动。")
        except Exception as e:
            self._handle_error(f"无法切换日志状态: {e}")
        finally:
            self._update_ui_state()

    def _update_ui_state(self):
        try:
            db_loaded = self.db_file_path is not None
            analysis_done = self.analysis_data is not None
            
            self.file_menu.entryconfig("导出为JSON...", state='normal' if db_loaded else 'disabled')
            self.merge_menu.entryconfig("从JSON合并...", state='normal' if db_loaded else 'disabled')
            self.merge_menu.entryconfig("从DBM合并...", state='normal' if db_loaded else 'disabled')
            
            self.analysis_menu.entryconfig("目录浏览器", state='normal' if db_loaded else 'disabled')
            self.analysis_menu.entryconfig("可视化分析", state='normal' if db_loaded and analysis_done and MATPLOTLIB_AVAILABLE else 'disabled')
            
            self.tools_menu.entryconfig("对比数据库...", state='normal' if db_loaded else 'disabled')
            self.tools_menu.entryconfig("LuaJIT 工具...", state='normal' if LJD_AVAILABLE else 'disabled')

            self.detailed_log_check.config(state='normal' if self.logging_enabled else 'disabled')
            
            widget_state = 'normal' if db_loaded else 'disabled'
            for widget in [self.search_entry, self.search_button, self.save_search_button, 
                           self.save_analysis_button, self.hash_entry, self.size_entry, 
                           self.save_mod_button]:
                widget.config(state=widget_state)

        except (tk.TclError, IndexError) as e:
            print(f"更新UI状态时捕获到错误 (通常在关闭时发生): {e}")
        except Exception as e:
            self._handle_error(f"更新UI状态时出错: {e}")

    def _handle_error(self, message, e=None):
        full_message = f"{message}\n\n详细信息: {e}" if e else message
        self._log(f"错误: {full_message}")
        if e: traceback.print_exc(file=self.log_file if self.logging_enabled and self.log_file else None)
        messagebox.showerror("错误", message)

    def _set_menus_state(self, state='normal'):
        # ai大哥
        try:
            for menu_label in ["文件", "分析", "工具"]:
                self.menubar.entryconfig(menu_label, state=state)
        except (tk.TclError, IndexError) as e:
            print(f"无法更改菜单状态: {e}")

    def _start_long_task(self, task_worker, on_done_callback, progress_title):
        # ai大哥
        self.progress_window = ProgressWindow(self.master, title=progress_title)
        self._set_menus_state('disabled')

        def final_on_done_callback(result):
            # 任务完成后，关闭进度窗口并恢复菜单
            if self.progress_window:
                self.progress_window.close()
                self.progress_window = None
            self._set_menus_state('normal')
            
            # 调用原始的回调函数处理任务结果
            on_done_callback(result)

        self._run_task(task=task_worker, on_done=final_on_done_callback)

    def load_from_json(self):
        json_path = filedialog.askopenfilename(
            title="选择JSON资源文件", filetypes=[("JSON/Text", "*.json;*.txt"), ("All Files", "*.*")])
        if not json_path: return
        
        db_path = filedialog.asksaveasfilename(
             title="选择数据库保存位置", defaultextension=".dbm", filetypes=[("DBM Database", "*.dbm;*.db"), ("All Files", "*.*")])
        if not db_path: return

        # 使用新的任务启动器
        self._start_long_task(
            task_worker=lambda: self._load_from_json_worker(json_path, db_path),
            on_done_callback=self._on_load_done,
            progress_title="正在从JSON创建数据库..."
        )

    def _load_from_json_worker(self, json_path, db_path):
        with open(json_path, 'r', encoding='utf-8') as f:
            data = json.load(f)
        
        parsing_strategies = [self._parse_asset_hash_list, self._parse_unity_addressables_catalog]
        asset_items, strategy_name = None, None
        for strategy in parsing_strategies:
            try:
                result = strategy(data)
                if result:
                    asset_items, strategy_name = result, strategy.__name__
                    self._log(f"成功使用 '{strategy.__name__}' 策略解析了JSON文件。")
                    break
            except Exception as e:
                self._log(f"策略 '{strategy.__name__}' 执行失败: {e}")
                continue
        if not asset_items:
            raise ValueError("加载失败：不认识这个JSON文件格式。")

        self._log(f"从JSON '{os.path.basename(json_path)}' 创建DB '{os.path.basename(db_path)}'")
        with dbm.open(db_path, 'c') as db:
            db['__parsing_strategy__'] = strategy_name.encode('utf-8')
            for path, value in asset_items:
                db[path.encode('utf-8')] = value.encode('utf-8')
            total = len(asset_items)
        return db_path, total

    def _on_load_done(self, result):
        if isinstance(result, Exception):
            self.db_file_path = None
            self._handle_error(f"创建数据库时出错", result)
            self.status_var.set("数据库创建失败。")
        else:
            db_path, total = result
            self.db_file_path = db_path
            self.analysis_data = None
            self.status_var.set(f"DB创建成功: {os.path.basename(db_path)} ({total}条记录)")
            self._log(f"DB创建成功, 共写入 {total} 条记录。")
            
            # 启动分析任务
            self._start_long_task(
                task_worker=self._analyze_categories_worker,
                on_done_callback=self._on_analyze_done,
                progress_title="正在分析分类数据..."
            )
        self._update_ui_state()
        
    def _parse_asset_hash_list(self, data):
        if "assetHashList" in data and isinstance(data["assetHashList"], list):
            items = []
            for asset_string in data["assetHashList"]:
                try:
                    parts = asset_string.split('|')
                    if len(parts) >= 3:
                        path, hash_val, size_id = parts[0], parts[1], parts[2]
                        value = f"{hash_val}|{size_id}"
                        items.append((path, value))
                except (IndexError, TypeError): continue
            return items if items else None
        return None

    def _parse_unity_addressables_catalog(self, data):
        if "m_InternalIds" in data and isinstance(data["m_InternalIds"], list):
            items, placeholder = [], "{PlatformUtils.AddressableLoadPath}/"
            for internal_id in data["m_InternalIds"]:
                try:
                    if not isinstance(internal_id, str): continue
                    path = internal_id.replace(placeholder, "")
                    value = "N/A|0" 
                    items.append((path, value))
                except TypeError: continue
            return items if items else None
        return None

    def load_from_db(self):
        db_path = filedialog.askopenfilename(title="选择数据库文件", filetypes=[("DBM Database", "*.dbm;*.db"), ("All Files", "*.*")])
        if not db_path: return
        self._log(f"加载DB: {os.path.basename(db_path)}")

        def combined_worker():
            # 1. 加载DB信息
            with dbm.open(db_path, 'r') as db:
                count = sum(1 for k in db.keys() if not k.startswith(b'__'))
            # 2. 分析数据
            analysis_result = self._analyze_categories_worker(db_path_override=db_path)
            return db_path, count, analysis_result

        def combined_on_done(result):
            if isinstance(result, Exception):
                self.db_file_path = None
                self._handle_error(f"加载或分析数据库失败", result)
                self.status_var.set("加载数据库失败。")
            else:
                db_path_res, count, analysis_res = result
                self.db_file_path = db_path_res
                self._log(f"DB加载成功, 包含 {count} 条记录。")
                self.status_var.set(f"DB加载成功: {os.path.basename(db_path_res)} ({count}条记录)")
                # 直接处理分析结果
                self._on_analyze_done(analysis_res) 
            self._update_ui_state()

        self._start_long_task(
            task_worker=combined_worker,
            on_done_callback=combined_on_done,
            progress_title="正在加载和分析数据库..."
        )

    def _merge_from_json(self):
        json_path = filedialog.askopenfilename(title="选择要合并的JSON文件", filetypes=[("JSON/Text", "*.json;*.txt"), ("All Files", "*.*")])
        if not json_path: return
        
        try:
            with open(json_path, 'r', encoding='utf-8') as f:
                data = json.load(f)
            
            parsing_strategies = [self._parse_asset_hash_list, self._parse_unity_addressables_catalog]
            asset_items, new_strategy_name = None, None
            for strategy in parsing_strategies:
                result = strategy(data)
                if result:
                    asset_items, new_strategy_name = result, strategy.__name__
                    break
            if not asset_items:
                self._handle_error("合并失败：不认识这个JSON文件格式。")
                return

            with dbm.open(self.db_file_path, 'r') as db:
                original_strategy = db.get(b'__parsing_strategy__', b'unknown').decode('utf-8')
            
            if original_strategy != 'unknown' and original_strategy != new_strategy_name:
                proceed = messagebox.askyesno("策略不匹配警告",
                    f"当前数据库使用 '{original_strategy}' 策略创建。\n"
                    f"您要合并的JSON文件似乎是 '{new_strategy_name}' 格式。\n\n"
                    "这两种格式不兼容，合并可能导致数据不一致。\n确定要继续合并吗？")
                if not proceed:
                    self._log("用户因策略不匹配取消了合并操作。")
                    return
            byte_items = [(p.encode('utf-8'), v.encode('utf-8')) for p, v in asset_items]
            self._log(f"开始从JSON '{os.path.basename(json_path)}' 合并数据")
            self._perform_merge(byte_items)
        except Exception as e:
            self._handle_error(f"合并JSON时出错", e)

    def _merge_from_dbm(self):
        db_path = filedialog.askopenfilename(title="选择要合并的DBM数据库", filetypes=[("DBM Database", "*.dbm;*.db"), ("All Files", "*.*")])
        if not db_path: return
        if os.path.abspath(db_path) == os.path.abspath(self.db_file_path):
            self._handle_error("不能跟自己合并。")
            return
        
        try:
            with dbm.open(db_path, 'r') as source_db:
                items = [item for item in source_db.items() if not item[0].startswith(b'__')]
            self._log(f"开始从DBM '{os.path.basename(db_path)}' 合并数据")
            self._perform_merge(items)
        except Exception as e:
            self._handle_error(f"合并DBM时出错", e)

    def _perform_merge(self, items_iterable):
        self._start_long_task(
            task_worker=lambda: self._perform_merge_worker(items_iterable),
            on_done_callback=self._on_merge_done,
            progress_title="正在合并数据..."
        )
    
    def _perform_merge_worker(self, items_iterable):
        with dbm.open(self.db_file_path, 'c') as db:
            count_before = len([k for k in db.keys() if not k.startswith(b'__')])
            items_list = list(items_iterable)
            for key, value in items_list:
                if self.detailed_log_var.get(): self._log(f"  合并/更新: {key.decode('utf-8')}")
                db[key] = value
            count_after = len([k for k in db.keys() if not k.startswith(b'__')])
        added = count_after - count_before
        updated = len(items_list) - added
        return added, updated

    def _on_merge_done(self, result):
        if isinstance(result, Exception):
            self._handle_error(f"执行合并操作时出错", result)
            self.status_var.set("合并失败。")
        else:
            added, updated = result
            message = f"合并完成。新增 {added} 条, 更新/覆盖 {updated} 条记录。"
            self.status_var.set(message)
            self._log(message)
            messagebox.showinfo("成功", message)
            

            self._start_long_task(
                task_worker=self._analyze_categories_worker,
                on_done_callback=self._on_analyze_done,
                progress_title="正在重新分析数据..."
            )
        self._update_ui_state()

    def search_assets(self):
        keyword = self.search_var.get().strip().lower()
        if not keyword: return
        self._log(f"搜索关键字: '{keyword}'")
        self.search_button.config(state='disabled') # 立即禁用搜索按钮
        
        self._start_long_task(
            task_worker=lambda: self._search_assets_worker(keyword),
            on_done_callback=self._on_search_done,
            progress_title=f"正在搜索 '{keyword}'..."
        )

    def _search_assets_worker(self, keyword):
        with dbm.open(self.db_file_path, 'r') as db:
            return sorted([k.decode('utf-8') for k in db.keys() 
                           if not k.startswith(b'__') and keyword in k.decode('utf-8').lower()])

    def _on_search_done(self, result):
        self.search_button.config(state='normal') # 恢复搜索按钮
        if isinstance(result, Exception):
            self._handle_error(f"搜索失败", result)
            self.status_var.set("搜索失败。")
            return
        
        found = result
        self.listbox.delete(0, tk.END)
        for path in found:
            self.listbox.insert(tk.END, path)
        self.status_var.set(f"搜索完成，找到 {len(found)} 个匹配项。")
        self._log(f"搜索找到 {len(found)} 个结果。")

    def _analyze_categories_worker(self, db_path_override=None):
        # 允许传入路径以支持组合任务
        path_to_use = db_path_override if db_path_override else self.db_file_path
        categories = Counter()
        with dbm.open(path_to_use, 'r') as db:
            for key in db.keys():
                if key.startswith(b'__'): continue
                category = key.decode('utf-8').split('/', 1)[0]
                categories[category] += 1
        return categories

    def _on_analyze_done(self, result):
        if isinstance(result, Exception):
            self._handle_error(f"分析失败", result)
            self.status_var.set("分类分析失败。")
        else:
            self.analysis_data = result
            total = sum(self.analysis_data.values())
            result_text = f"总资产数: {total}\n\n--- 各分类资产数量 (按数量降序) ---\n"
            result_text += "\n".join([f"{cat:<25} : {num}" for cat, num in self.analysis_data.most_common()])
            
            self.analysis_text.config(state='normal')
            self.analysis_text.delete('1.0', tk.END)
            self.analysis_text.insert('1.0', result_text)
            self.analysis_text.config(state='disabled')
            
            self.status_var.set("分类统计完成，可进行可视化分析。")
            self._log(f"分类统计完成: {len(self.analysis_data)}个分类, {total}个总资产。")
        self._update_ui_state()

    def on_listbox_select(self, event):
        selection = self.listbox.curselection()
        if not selection:
            self.current_selected_path = None
            return
        selected_path = self.listbox.get(selection[0])
        self.current_selected_path = selected_path
        self.display_asset_details(selected_path)

    def display_asset_details(self, path):
        try:
            with dbm.open(self.db_file_path, 'r') as db:
                value_str = db[path.encode('utf-8')].decode('utf-8')
            parts = value_str.split('|')
            h = parts[0] if parts else ""
            s = parts[1] if len(parts) > 1 else ""
            self.detail_path_var.set(path)
            self.detail_hash_var.set(h)
            self.detail_size_var.set(s)
            if self.detailed_log_var.get(): self._log(f"显示详情: {path}")
        except KeyError:
             self._handle_error(f"在数据库中没找到这个: {path}")
        except Exception as e:
            self._handle_error(f"没法检索详情", e)
    
    def display_text_details(self, text):
        self.detail_path_var.set(text)
        self.detail_hash_var.set("")
        self.detail_size_var.set("")

    def save_modification(self):
        if not self.current_selected_path or not self.db_file_path:
            self._handle_error("没有选中任何要修改的项。")
            return
        
        path = self.current_selected_path
        new_hash = self.detail_hash_var.get()
        new_size = self.detail_size_var.get()
        new_value = f"{new_hash}|{new_size}"

        try:
            with dbm.open(self.db_file_path, 'c') as db:
                db[path.encode('utf-8')] = new_value.encode('utf-8')
            message = f"成功修改: {os.path.basename(path)}"
            self.status_var.set(message)
            self._log(message)
            messagebox.showinfo("成功", message)
        except Exception as e:
            self._handle_error("修改数据库失败", e)

    def export_to_json(self):
        if not self.db_file_path: return
        
        file_path = filedialog.asksaveasfilename(
            title="导出为JSON", defaultextension=".json", filetypes=[("JSON files", "*.json")])
        if not file_path: return

        self._start_long_task(
            task_worker=lambda: self._export_to_json_worker(file_path),
            on_done_callback=self._on_export_done,
            progress_title="正在导出为JSON..."
        )

    def _export_to_json_worker(self, file_path):
        with dbm.open(self.db_file_path, 'r') as db:
            strategy_name_bytes = db.get(b'__parsing_strategy__')
            if not strategy_name_bytes:
                raise KeyError("数据库中未找到解析策略信息，无法确定导出格式。")
            strategy_name = strategy_name_bytes.decode('utf-8')
            items = {k.decode('utf-8'): v.decode('utf-8') for k, v in db.items() if not k.startswith(b'__')}

        json_data = {}
        if strategy_name == '_parse_asset_hash_list':
            json_data['assetHashList'] = [f"{path}|{value}" for path, value in items.items()]
        elif strategy_name == '_parse_unity_addressables_catalog':
            placeholder = "{PlatformUtils.AddressableLoadPath}/"
            json_data['m_InternalIds'] = [placeholder + path for path in items.keys()]
        else:
            raise ValueError(f"未知的解析策略 '{strategy_name}'。")
            
        with open(file_path, 'w', encoding='utf-8') as f:
            json.dump(json_data, f, ensure_ascii=False, indent=4)
        return file_path
    
    def _on_export_done(self, result):
        if isinstance(result, Exception):
            self._handle_error(f"导出失败", result)
            self.status_var.set("导出JSON失败。")
        else:
            file_path = result
            message = f"成功导出到: {os.path.basename(file_path)}"
            self.status_var.set(message)
            self._log(message)
            messagebox.showinfo("成功", message)

    def save_search_results(self):
        if self.listbox.size() == 0:
            messagebox.showwarning("提示", "没有可保存的搜索结果。")
            return
        
        file_path = filedialog.asksaveasfilename(
            title="保存搜索结果", defaultextension=".txt", filetypes=[("Text files", "*.txt"), ("CSV files", "*.csv")])
        if not file_path: return

        results = self.listbox.get(0, tk.END)
        try:
            if file_path.lower().endswith('.csv'):
                with open(file_path, 'w', newline='', encoding='utf-8-sig') as f:
                    writer = csv.writer(f)
                    writer.writerow(['path'])
                    for item in results:
                        writer.writerow([item])
            else:
                with open(file_path, 'w', encoding='utf-8') as f:
                    f.write("\n".join(results))
            messagebox.showinfo("成功", f"结果已保存至:\n{file_path}")
        except Exception as e:
            self._handle_error("保存结果失败", e)

    def save_analysis_results(self):
        if not self.analysis_data:
            messagebox.showwarning("提示", "没有可保存的分析结果。")
            return

        file_path = filedialog.asksaveasfilename(
            title="保存统计结果", defaultextension=".txt", filetypes=[("Text files", "*.txt"), ("CSV files", "*.csv")])
        if not file_path: return

        try:
            if file_path.lower().endswith('.csv'):
                with open(file_path, 'w', newline='', encoding='utf-8-sig') as f:
                    writer = csv.writer(f)
                    writer.writerow(['Category', 'Count'])
                    for cat, num in self.analysis_data.most_common():
                        writer.writerow([cat, num])
            else:
                with open(file_path, 'w', encoding='utf-8') as f:
                    f.write(self.analysis_text.get('1.0', tk.END))
            messagebox.showinfo("成功", f"结果已保存至:\n{file_path}")
        except Exception as e:
            self._handle_error("保存结果失败", e)

    def show_visualization_window(self):
        if not self.analysis_data: self._handle_error("请先加载数据库并完成分析。"); return
        self._log("打开可视化分析窗口。")
        PlottingWindow(self.master, self.analysis_data)
        
    def show_explorer_window(self):
        if not self.db_file_path: self._handle_error("请先加载数据库。"); return
        self._log("打开目录浏览器窗口。")
        DirectoryExplorerWindow(self.master, self)
        
    def show_stripper_tool(self):
        self._log("打开UnityFS抹除工具。")
        UnityFSStripperWindow(self.master, self)
    
    def show_compare_db_window(self):
        if not self.db_file_path: self._handle_error("请先加载数据库。"); return
        self._log("打开对比数据库窗口。")
        CompareDBWindow(self.master, self)

    def show_luajit_decompiler_window(self):
        self._log("打开LuaJIT工具。")
        LuaJITDecompilerWindow(self.master, self)

def main():
    app_instance = None
    try:
        warnings = []
        if not MATPLOTLIB_AVAILABLE:
            warnings.append("没找到matplotlib库\n")
        if not LJD_AVAILABLE:
            warnings.append("没找到ljd库\n)")
        
        if warnings:
            root_temp = tk.Tk()
            root_temp.withdraw()
            messagebox.showwarning("依赖缺失", "\n\n".join(warnings))
            root_temp.destroy()

        root = tk.Tk()
        app_instance = AssetAnalyzerApp(root)
        def on_closing():
            if app_instance:
                app_instance._log("应用程序关闭。")
                if app_instance.log_file and not app_instance.log_file.closed:
                    app_instance.log_file.close()
            root.destroy()
        root.protocol("WM_DELETE_WINDOW", on_closing)
        root.mainloop()
    except Exception as e:
        error_message = f"因为v2到现在还没有心链，所以软件要崩溃了。\n\n错误信息:\n{traceback.format_exc()}"
        print(error_message)
        if app_instance and app_instance.logging_enabled:
            app_instance._log("="*20 + " 致命错误 " + "="*20)
            app_instance._log(error_message)
        try:
            messagebox.showerror("致命错误", error_message)
        except tk.TclError: 
            pass

if __name__ == "__main__":
    main()
